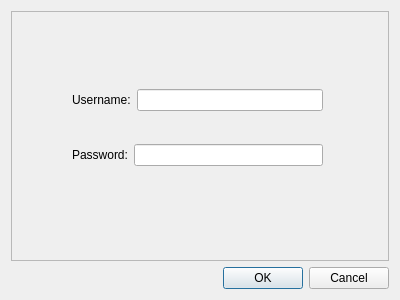
<?xml version="1.0" encoding="UTF-8"?>
<ui version="4.0">
 <class>Dialog</class>
 <widget class="QDialog" name="Dialog">
  <property name="geometry">
   <rect>
    <x>0</x>
    <y>0</y>
    <width>400</width>
    <height>300</height>
   </rect>
  </property>
  <property name="windowTitle">
   <string>Admin login</string>
  </property>
  <layout class="QVBoxLayout" name="verticalLayout">
   <item>
    <widget class="QFrame" name="frame">
     <property name="frameShape">
      <enum>QFrame::StyledPanel</enum>
     </property>
     <property name="frameShadow">
      <enum>QFrame::Raised</enum>
     </property>
     <widget class="QWidget" name="">
      <property name="geometry">
       <rect>
        <x>61</x>
        <y>51</y>
        <width>251</width>
        <height>131</height>
       </rect>
      </property>
      <layout class="QVBoxLayout" name="verticalLayout_2">
       <item>
        <layout class="QHBoxLayout" name="horizontalLayout_2">
         <item>
          <widget class="QLabel" name="label">
           <property name="text">
            <string>Username:</string>
           </property>
          </widget>
         </item>
         <item>
          <widget class="QLineEdit" name="lineEdit"/>
         </item>
        </layout>
       </item>
       <item>
        <layout class="QHBoxLayout" name="horizontalLayout">
         <item>
          <widget class="QLabel" name="label_2">
           <property name="text">
            <string>Password:</string>
           </property>
          </widget>
         </item>
         <item>
          <widget class="QLineEdit" name="lineEdit_2">
           <property name="echoMode">
            <enum>QLineEdit::Password</enum>
           </property>
          </widget>
         </item>
        </layout>
       </item>
      </layout>
     </widget>
    </widget>
   </item>
   <item>
    <widget class="QDialogButtonBox" name="buttonBox">
     <property name="orientation">
      <enum>Qt::Horizontal</enum>
     </property>
     <property name="standardButtons">
      <set>QDialogButtonBox::Cancel|QDialogButtonBox::Ok</set>
     </property>
    </widget>
   </item>
  </layout>
 </widget>
 <resources/>
 <connections>
  <connection>
   <sender>buttonBox</sender>
   <signal>accepted()</signal>
   <receiver>Dialog</receiver>
   <slot>accept()</slot>
   <hints>
    <hint type="sourcelabel">
     <x>248</x>
     <y>254</y>
    </hint>
    <hint type="destinationlabel">
     <x>157</x>
     <y>274</y>
    </hint>
   </hints>
  </connection>
  <connection>
   <sender>buttonBox</sender>
   <signal>rejected()</signal>
   <receiver>Dialog</receiver>
   <slot>reject()</slot>
   <hints>
    <hint type="sourcelabel">
     <x>316</x>
     <y>260</y>
    </hint>
    <hint type="destinationlabel">
     <x>286</x>
     <y>274</y>
    </hint>
   </hints>
  </connection>
 </connections>
</ui>
